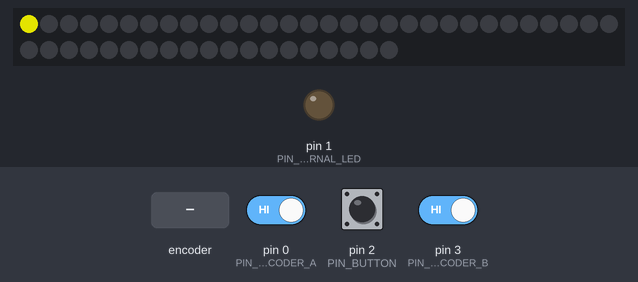
Recording of a sketch running on a simulated Arduino Uno, built with avr-gcc and run on an emulated ATmega328P. On the bench: 49 RGB LEDs in strip order, left to right, continuing on the next row, output pins drawn as LEDs (lit = HIGH). Dashed ring = blinking. The inputs (shaded band) are chosen by the test bench; at power-on: pin 2 (PIN_BUTTON) HIGH, pin 0 (PIN_ENCODER_A) HIGH, pin 3 (PIN_ENCODER_B) HIGH. Dim RGB values are drawn brighter than linear.

Above: at 1.29 s.
1.3 s: pin 2 (PIN_BUTTON) pulled LOW for 0.15 s
At 1.57 s:
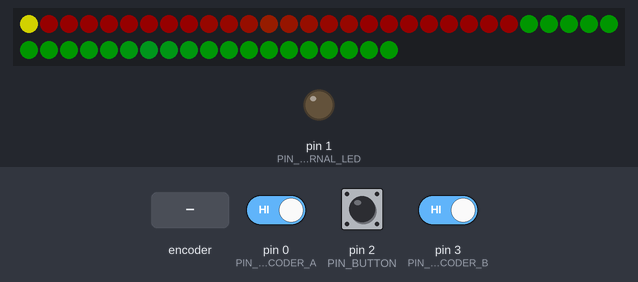
2.0 s: pin 2 (PIN_BUTTON) pulled LOW for 1 s
At 3.0 s:
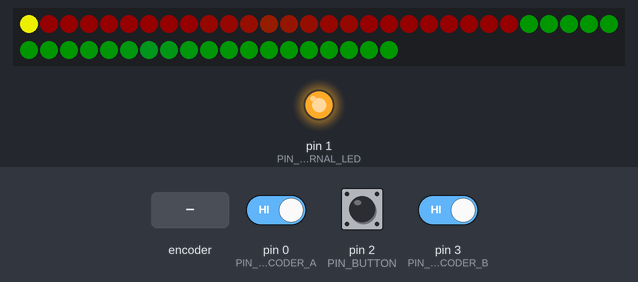
3.6 s: pin 2 (PIN_BUTTON) pulled LOW for 3.2 s
At 4.72 s:
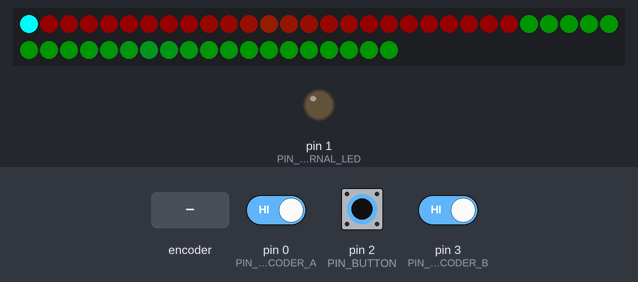
7.4 s: rotary encoder on pin 0 (PIN_ENCODER_A) / pin 3 (PIN_ENCODER_B) turned 1 step (first pin leading)
At 7.57 s:
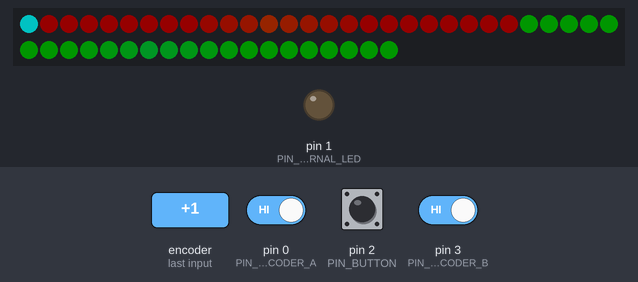
9.1 s: rotary encoder on pin 0 (PIN_ENCODER_A) / pin 3 (PIN_ENCODER_B) turned 1 step (first pin leading)
At 9.27 s:
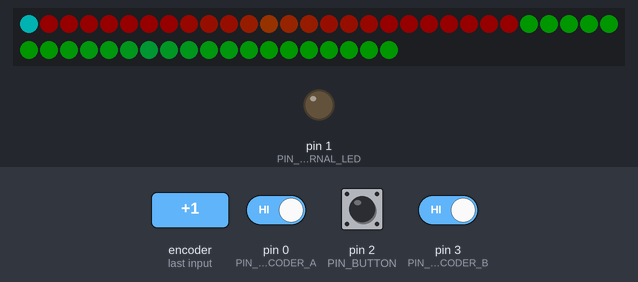
10.8 s: rotary encoder on pin 0 (PIN_ENCODER_A) / pin 3 (PIN_ENCODER_B) turned 3 steps (first pin leading)
At 11.1 s:
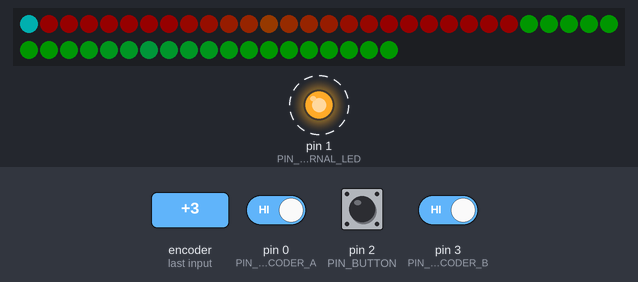
Timing chart, 0 to 13.8 s (numbered marks = the images above; inputs shaded):
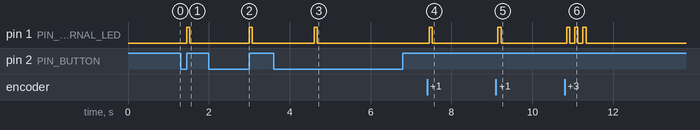

The sketch:

LightRings_V1.ino
```cpp
#include <Adafruit_NeoPixel.h>

enum input: byte {
  COLOR,
  SETTINGS,
  EFFECTS
};

input selectedInput = COLOR;

enum settings: byte {
  MODE,
  BRIGHTNESS
};

settings selectedSetting = BRIGHTNESS;
int mainBrightness = 100;

enum modes: byte {
  INDIVIDUAL,
  COMPLEMENTARY
};

modes selectedMode = INDIVIDUAL;

enum effects: byte {
  GRADIENT,
  PULSE
};

effects selectedEffect = GRADIENT;
int effectIntensityGradient = 500;
int effectIntensityPulse = 0;

#define PIN_INTERNAL_LED 1
#define PIN_LEDS 4
#define NUM_LEDS 49 // Limited by max 256 bytes ram. At 3 bytes/LED you get max ~85 pixels

#define PIN_ENCODER_A 0
#define PIN_ENCODER_B 3// 1 also is the internal LED, better do not use as internal input...
#define PIN_BUTTON 2

boolean inputsDirty = false;

Adafruit_NeoPixel strip = Adafruit_NeoPixel(NUM_LEDS, PIN_LEDS, NEO_GRB + NEO_KHZ800);

boolean LEDsActive = false;
boolean LEDsDirty = false;
int mainLEDsSelected = 0;
int mainLEDsColors[] = {0, 65535/3};

void setup()
{
  // TODO: read last values from memory on startup

  pinMode(PIN_INTERNAL_LED, OUTPUT);
  // set pins as input with internal pull-up resistors enabled
  pinMode(PIN_ENCODER_A, INPUT);
  pinMode(PIN_ENCODER_B, INPUT);
  pinMode(PIN_BUTTON, INPUT);
  digitalWrite(PIN_ENCODER_A, HIGH);
  digitalWrite(PIN_ENCODER_B, HIGH);
  digitalWrite(PIN_BUTTON, HIGH);

  strip.begin();
  strip.setBrightness(250); // set accordingly
  strip.show(); // Initialize all pixels to 'off'
}

void loop()
{
  checkButtonInput();
  checkEncoderInput();

  digitalWrite(PIN_INTERNAL_LED, inputsDirty ? HIGH : LOW);

  if (LEDsActive && inputsDirty){
    updateMainLEDs();
  }

  updateStatusLED();

  if (LEDsDirty){
    strip.show();
    LEDsDirty = false;
  }

  inputsDirty = false;
}


//   __    _____ ____  _____
//  |  |  |   __|    \|   __|
//  |  |__|   __|  |  |__   |
//  |_____|_____|____/|_____|
//

void updateStatusLED()
{
  static unsigned long int lastUpdate = 0;
  static int brightness = 0;
  int pixelColor = 0;
  static int direction = 1;

  if ((millis() - lastUpdate) > (1000 / 24)){
    lastUpdate = millis();

    brightness = (brightness + (direction*10));

    if (brightness >= 255){
      brightness = 255;
      direction = -1;
    }

    if (brightness < 50){
      brightness = 50;
      direction = 1;
    }

    switch(selectedInput){
      case COLOR:
        pixelColor = int(65535/6);
        break;

      case SETTINGS:
        pixelColor = int(65535);
        break;

      case EFFECTS:
        pixelColor = int(65535/2);
        break;
    }

    strip.setPixelColor(0, strip.ColorHSV(pixelColor, 255, brightness));
    LEDsDirty = true;
  }
}

void updateMainLEDs()
{
  for (int mainUnit=0; mainUnit<2; mainUnit++){

    int baseColor = (selectedMode == COMPLEMENTARY) ? ((mainLEDsColors[0] + ((65535/2)*mainUnit))%65535) : mainLEDsColors[mainUnit];

    for (int led = 0; led < 24; led++){
      int pixelGradientMultiplicator = (led < 11) ? led : (23 - led);
      int pixelColor = (baseColor + (effectIntensityGradient * pixelGradientMultiplicator))%65535;

      strip.setPixelColor(1+(mainUnit*24)+led, strip.gamma32(strip.ColorHSV(pixelColor, 255, mainBrightness)));
      // TODO: maybe use: strip.gamma32(strip.ColorHSV(hue, sat, val));
    }

  }
  LEDsDirty = true;
}


//   _____ _____ _____ _____ _____ _____
//  | __  |  |  |_   _|_   _|     |   | |
//  | __ -|  |  | | |   | | |  |  | | | |
//  |_____|_____| |_|   |_| |_____|_|___|
//

void checkButtonInput()
{
  int longPushDelay = 1000;
  int buttonState = digitalRead(PIN_BUTTON);
  static unsigned long pushedDownTimestamp = 0;
  unsigned long pushDuration = 0;

  bool shortPushed = false;
  bool longPushed = false;
  static bool stupidFlagINeed = false;

  if(pushedDownTimestamp != 0){
    // we are waiting for release or longpress, so we need the duration
    pushDuration = millis() - pushedDownTimestamp;
  }

  // just found out the button is pressed
  if (buttonState == 0 && pushedDownTimestamp == 0){
    pushedDownTimestamp = millis();
  }

  // button is pressed for a while now
  if (buttonState == 0 && pushedDownTimestamp != 0){
    longPushed = pushDuration >= longPushDelay;
  }

  // button has just been released
  if (buttonState == 1 && pushedDownTimestamp != 0){
    pushedDownTimestamp = 0;
    shortPushed = (pushDuration < longPushDelay) && (pushDuration > 4);
    stupidFlagINeed = false;
  }


  if (longPushed && !stupidFlagINeed){
    stupidFlagINeed = true;
    // do something on long push

    switch(selectedInput){
      case COLOR:
        selectedInput = SETTINGS;
        break;

      case SETTINGS:
        selectedInput = EFFECTS;
        break;

      case EFFECTS:
        selectedInput = COLOR;
        break;
    }

    inputsDirty = true;

  } else if (shortPushed){

    switch(selectedInput){
      case COLOR:
        if (!LEDsActive){
          LEDsActive = true;
        } else {
          mainLEDsSelected = (mainLEDsSelected == 0) ? 1 : 0;
        }
        break;

      case SETTINGS:
        selectedSetting = (selectedSetting == MODE) ? BRIGHTNESS : MODE;
        break;

      case EFFECTS:
        //selectedEffect = (selectedEffect == PULSE) ? GRADIENT : PULSE;
        break;
    }

    inputsDirty = true;
  }
}


//   _____ _____ _____ _____ ____  _____ _____
//  |   __|   | |     |     |    \|   __| __  |
//  |   __| | | |   --|  |  |  |  |   __|    -|
//  |_____|_|___|_____|_____|____/|_____|__|__|
//

void checkEncoderInput()
{
  int encoderPos = 0;
  int encoderPinA = digitalRead(PIN_ENCODER_A);
  int encoderPinB = digitalRead(PIN_ENCODER_B);

  static int encoderPinALast = HIGH;

  if ((encoderPinALast == LOW) && (encoderPinA == HIGH)) {
    if (encoderPinB == HIGH) {
      encoderPos--;
    } else {
      encoderPos++;
    }
  }

  encoderPinALast = encoderPinA;

  if (encoderPos != 0) {

    switch(selectedInput){
      case COLOR: {
        int selectedLED = (selectedMode == INDIVIDUAL) ? mainLEDsSelected : 0;
        int newVal = mainLEDsColors[selectedLED] + (encoderPos * 200);
        if (newVal > 65535){ newVal = newVal % 65535; }
        if (newVal < 0){ newVal = 65535 + newVal; }
        mainLEDsColors[selectedLED] = newVal;
        }
        break;

      case SETTINGS:
        switch(selectedSetting){
          case MODE:
            selectedMode = (encoderPos > 0) ? COMPLEMENTARY : INDIVIDUAL;
            break;

          case BRIGHTNESS:
            mainBrightness = mainBrightness + (encoderPos * 10);
            if (mainBrightness < 0) {mainBrightness = 0;}
            if (mainBrightness > 255) {mainBrightness = 255;}
            break;
        }
        break;

      case EFFECTS:
        switch(selectedEffect){
          case GRADIENT:
            effectIntensityGradient = effectIntensityGradient + (encoderPos * 50);
            if (effectIntensityGradient < 0) {effectIntensityGradient = 0;}
            break;

//          case PULSE:
//            effectIntensityPulse = effectIntensityPulse + (encoderPos * 10);
//            if (effectIntensityPulse < 0) {effectIntensityPulse = 0;}
//            break;
        }
        break;
    }

    inputsDirty = true;
  }
}
```

Measured:
- after the input at 1.3 s, pin 1 (PIN_INTERNAL_LED): LOW → HIGH after 0.15 s, → LOW 0.08 s later
- after the input at 2.0 s, pin 1 (PIN_INTERNAL_LED): LOW → HIGH after 1.0 s, → LOW 0.08 s later
- after the input at 3.6 s, pin 1 (PIN_INTERNAL_LED): LOW → HIGH after 1.0 s, → LOW 0.08 s later
- after the input at 7.4 s, pin 1 (PIN_INTERNAL_LED): LOW → HIGH after 0.05 s, → LOW 0.08 s later
- after the input at 9.1 s, pin 1 (PIN_INTERNAL_LED): LOW → HIGH after 0.05 s, → LOW 0.08 s later
- after the input at 10.8 s, pin 1 (PIN_INTERNAL_LED): alternates HIGH for 0.08 s and LOW for 0.12 s, 6 changes in all, then stays LOW, starting after 0.05 s
